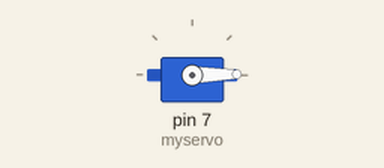
A sketch run on a simulated Arduino Uno, built with avr-gcc and run on an emulated ATmega328P. Parts: servo.

Above: at 0.05 s.
At 0.15 s:
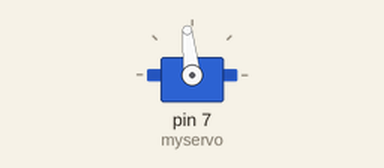
At 2.6 s:
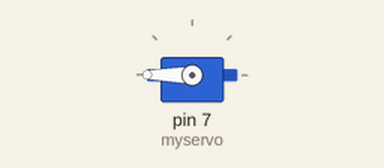
Timing chart, 0 to 6.4 s (numbered marks = the images above):
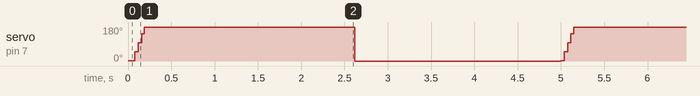

The sketch:

sent_std.ino
```cpp
#include <Servo.h>
Servo myservo;
int i = 0;
char c;
void setup() {
  Serial.begin(9600);
  myservo.attach(7);
}

void loop() {
//  if(Serial.available())
//  {
//    while(x<90)
//    {
//      x++;
//    myservo.write(x);
//    }
//    while(x>90)
//    {
//      x--;
//      myservo.write(x);
//    }
    for(i<=90; i++;){
      myservo.write(i);
    }
    for(i>=90; i++;){
      myservo.write(i);
    }
    }
//  }
//  {
//    c = Serial.read();
//  if (c=="n"){
//    Serial.println("ON");
//        myservo.write(0);
//        delay(1500);
//        myservo.write(90);
//        delay(3000);
//        myservo.write(0);
//        delay(1500);
//        c = "X";
//  }
//   }

//    if(Serial.available()){
//      c = Serial.read();
//      if(c == 'n'){
//      Serial.println("ON");
//      digitalWrite(7, HIGH);
//    }
//    if(c == 'f'){
//      Serial.println("OFF");
//      digitalWrite(7, LOW);
//    }
//    }
```

Measured:
- by itself, servo on pin 7 (myservo): repeats every 5.0 s: 96° 0.04 s, 144° 0.03 s, 180° 2.4 s, 0° 2.4 s, 1° 0.04 s, 48° 0.04 s
